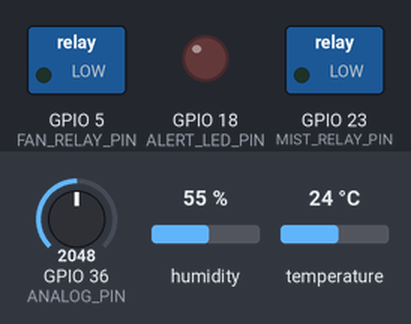
This program was run on a simulated ESP32. Shown: switched loads named in the program (green lamp = pin HIGH), output pins drawn as LEDs (lit = HIGH). The test bench sets the inputs (shaded band); at power-on: humidity 55 %, temperature 24 °C, GPIO 36 (ANALOG_PIN) = 2048 (analog values on the 0–4095 scale). What the program prints to the serial monitor is not drawn.

Above: at 4.8 s.
4.9 s: humidity set to 52 %
7.8 s: humidity set to 49 %
At 11.0 s:
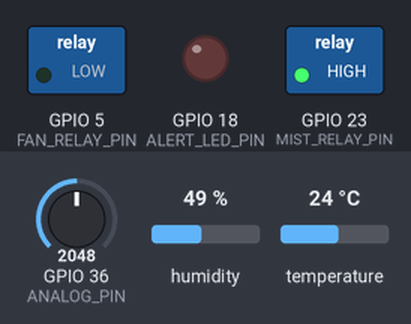
11.5 s: temperature set to 29.5 °C
15.2 s: temperature set to 30.7 °C
At 18.4 s:
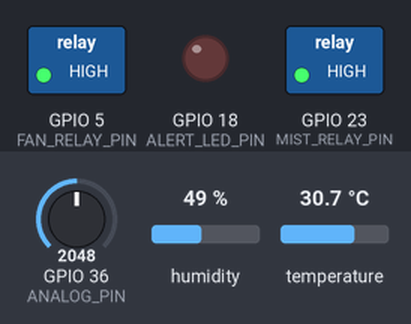
19.5 s: humidity set to 58 %
23.2 s: humidity set to 61 %
At 26.8 s:
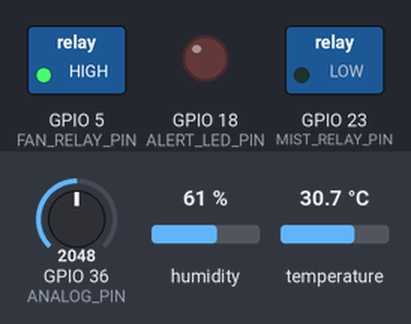
Timing chart, 0 to 28.3 s (numbered marks = the images above; inputs shaded):
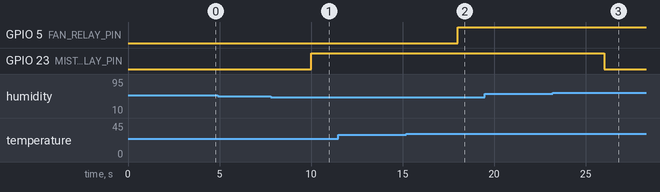

The program:

main.cpp
```cpp
/**
 * Lab 1: GPIO, ADC & Relays (Complete Fault-Tolerant & Fail-Safe Solution)
 *
 * Features:
 *  - Configurable DHT Sensor Selection (DHT11 / DHT22)
 *  - Non-blocking Sensor Read Timer using millis()
 *  - Reading DHT temperature and humidity with isnan() check
 *  - Reading Analog Voltage via ADC with floating-point calculation
 *  - Relay Macro abstraction (RELAY_ON / RELAY_OFF)
 *  - Hysteresis control for Fan (Turn ON >= 30.0 C, Turn OFF <= 29.5 C)
 *  - Humidity control for Mist Pump (Turn ON <= 50%, Turn OFF >= 60%)
 *  - Fail-Safe Action: Safe-state shutdown on sensor disconnection/error
 */

#include <Arduino.h>
#include <DHT.h>

// ================================================================
// ⚙️ 1. เลือกชนิดเซ็นเซอร์ DHT ที่ใช้งาน (DHT11 / DHT22 Selection)
// ================================================================
#define USE_DHT22    // [เลือกใช้ DHT22] สำหรับ Wokwi Simulation หรือโมดูลสีขาว AM2302
// #define USE_DHT11 // [เลือกใช้ DHT11] สำหรับชุดทดลองบอร์ดจริงที่มีโมดูลสีฟ้า

#if defined(USE_DHT22)
  #define DHTTYPE      DHT22
  #define SENSOR_NAME  "DHT22"
#elif defined(USE_DHT11)
  #define DHTTYPE      DHT11
  #define SENSOR_NAME  "DHT11"
#else
  #define DHTTYPE      DHT22
  #define SENSOR_NAME  "DHT22 (Default)"
#endif

// ================================================================
// 🔌 2. การกำหนดขาพินฮาร์ดแวร์ตามชนิดบอร์ด (Pin Definitions)
// ================================================================
#if defined(ESP8266)
#define BOARD_NAME      "ESP8266 (AX-WiFi / NodeMCU)"
#define DHTPIN          2            // D3 / GPIO 0 สำหรับ AX-WiFi
#define ANALOG_PIN      A0           // A0 (ตัวต้านทานปรับค่าได้ VR สำหรับ AX-WiFi)
#define FAN_RELAY_PIN   13           // D7 / GPIO 13 สำหรับ AX-WiFi
#define MIST_RELAY_PIN  16           // D0 / GPIO 16 สำหรับ AX-WiFi
#define ALERT_LED_PIN   2            // Onboard LED (GPIO 2 / D4)
#define ADC_RESOLUTION  1023.0f
#elif defined(ESP32)
#define BOARD_NAME      "ESP32 (IPST-WiFi / DevKit)"
#define DHTPIN          33           // พอร์ต 33 สำหรับ IPST-WiFi
#define ANALOG_PIN      36           // GPIO 36 / KNOB-S สำหรับ IPST-WiFi
#define FAN_RELAY_PIN   5            // พอร์ต 5 สำหรับ IPST-WiFi
#define MIST_RELAY_PIN  23           // พอร์ต 23 สำหรับ IPST-WiFi
#define ALERT_LED_PIN   18           // Onboard LED (GPIO 18)
#define ADC_RESOLUTION  4095.0f
#endif

// Macro ป้องกันความสับสนเรื่อง Active-HIGH vs Active-LOW
#define RELAY_ON        HIGH
#define RELAY_OFF       LOW

DHT dht(DHTPIN, DHTTYPE);

// ตัวแปรสถานะ
float temperature = 0.0f;
float humidity = 0.0f;
int rawAnalog = 0;
float analogPercent = 0.0f;

bool fanState = false;
bool mistState = false;
int sensorErrorCounter = 0;
const int MAX_SENSOR_ERRORS = 3;

unsigned long lastSampleTime = 0;
const unsigned long SAMPLE_INTERVAL = 2000; // อ่านค่าทุก 2 วินาที

void setSafeState(const char* reason) {
  fanState = false;
  mistState = false;
  digitalWrite(FAN_RELAY_PIN, RELAY_OFF);
  digitalWrite(MIST_RELAY_PIN, RELAY_OFF);
  digitalWrite(ALERT_LED_PIN, HIGH); // แจ้งเตือนผ่าน LED
  Serial.printf("[FAIL-SAFE ACTIVATED] %s -> โหลดทั้งหมดถูกสั่งปิดเพื่อความปลอดภัย!\n", reason);
}

void setup() {
  Serial.begin(115200);

  // 1. ตั้งค่าโหมดของขารีเลย์และไฟเตือน
  pinMode(FAN_RELAY_PIN, OUTPUT);
  pinMode(MIST_RELAY_PIN, OUTPUT);
  pinMode(ALERT_LED_PIN, OUTPUT);

  // กำหนดสถานะเริ่มต้นที่ปลอดภัย (Safe Initial State)
  digitalWrite(FAN_RELAY_PIN, RELAY_OFF);
  digitalWrite(MIST_RELAY_PIN, RELAY_OFF);
  digitalWrite(ALERT_LED_PIN, LOW);

  // 2. ตั้งค่าขา Analog ADC (ช่วงแรงดัน 0-3.3V)
  pinMode(ANALOG_PIN, INPUT);
  #if defined(ESP32)
  analogSetAttenuation(ADC_11db); // ตั้งค่าความไวสัญญาณ 0-3.3V (รองรับ ESP32 Core 3.x)
  analogReadResolution(12);       // ความละเอียด 12-bit (0-4095)
  #endif

  dht.begin();
  Serial.println("=================================================");
  Serial.println(" Lab 1: Fault-Tolerant IoT Node Initialized");
  Serial.printf(" Board : %s\n", BOARD_NAME);
  Serial.printf(" Sensor: %s (Pin GPIO %d)\n", SENSOR_NAME, DHTPIN);
  Serial.println("=================================================");
}

void loop() {
  unsigned long now = millis();

  // Non-blocking timer: อ่านค่าทุก 2 วินาที
  if (now - lastSampleTime >= SAMPLE_INTERVAL) {
    lastSampleTime = now;

    // อ่านค่าจากเซ็นเซอร์ DHT และ ADC
    temperature = dht.readTemperature();
    humidity = dht.readHumidity();
    rawAnalog = analogRead(ANALOG_PIN);

    // ตรวจสอบความถูกต้องในการอ่านเซ็นเซอร์ (Error Handling)
    if (isnan(temperature) || isnan(humidity)) {
      sensorErrorCounter++;
      Serial.printf("[WARN #%d] ไม่สามารถอ่านค่าจาก %s ได้! กรุณาตรวจสายสัญญาณ\n", sensorErrorCounter, SENSOR_NAME);

      if (sensorErrorCounter >= MAX_SENSOR_ERRORS) {
        setSafeState("Sensor Read Failure (NaN detected >= 3 times)");
      }
      return; // ข้ามการประมวลผลรอบนี้
    }

    // เมื่ออ่านค่าเซ็นเซอร์ได้ปกติ ให้รีเซ็ตข้อผิดพลาด
    sensorErrorCounter = 0;
    digitalWrite(ALERT_LED_PIN, LOW);

    // 3. แปลงค่าดิบ ADC เป็นเปอร์เซ็นต์ด้วย Floating-point division ป้องกัน integer division bug
    analogPercent = ((float)rawAnalog / ADC_RESOLUTION) * 100.0f;

    // 4. ระบบควบคุมพัดลมด้วย Hysteresis (ป้องกัน Relay Chatter)
    // เปิดเมื่อ Temp >= 30.0 C, ปิดเมื่อ Temp <= 29.5 C
    if (temperature >= 30.0f && !fanState) {
      fanState = true;
      digitalWrite(FAN_RELAY_PIN, RELAY_ON);
      Serial.println(">> [CONTROL] อุณหภูมิสูง (>= 30.0 C) -> เปิดพัดลมระบายความร้อน");
    } else if (temperature <= 29.5f && fanState) {
      fanState = false;
      digitalWrite(FAN_RELAY_PIN, RELAY_OFF);
      Serial.println(">> [CONTROL] อุณหภูมิลดสู่เกณฑ์ปลอดภัย (<= 29.5 C) -> ปิดพัดลม");
    }

    // 5. ระบบควบคุมปั๊มพ่นหมอกตามความชื้น (Humidity Hysteresis)
    // เปิดเมื่อ Humidity <= 50.0%, ปิดเมื่อ Humidity >= 60.0%
    if (humidity <= 50.0f && !mistState) {
      mistState = true;
      digitalWrite(MIST_RELAY_PIN, RELAY_ON);
      Serial.println(">> [CONTROL] ความชื้นต่ำ (<= 50.0%) -> เปิดปั๊มพ่นหมอก");
    } else if (humidity >= 60.0f && mistState) {
      mistState = false;
      digitalWrite(MIST_RELAY_PIN, RELAY_OFF);
      Serial.println(">> [CONTROL] ความชื้นเหมาะสม (>= 60.0%) -> ปิดปั๊มพ่นหมอก");
    }

    // พิมพ์รายงานสถานะ
    Serial.printf("[STATUS] %s: Temp=%.1f C | Hum=%.1f%% | ADC=%.1f%% (Raw: %d) | Fan=%s | Mist=%s\n",
                  SENSOR_NAME, temperature, humidity, analogPercent, rawAnalog,
                  fanState ? "ON" : "OFF", mistState ? "ON" : "OFF");
    Serial.println("");
  }
}
```

Measured:
- the behaviour switches between 51 and 50 % on humidity (found by bisection; images 0 and 1)
- the behaviour switches between 29.9 and 30 °C on temperature (found by bisection; images 1 and 2)
- the behaviour switches between 59 and 60 % on humidity (found by bisection; images 2 and 3)
- after the input at 4.9 s, every drawn part: stays the same
- after the input at 7.8 s, GPIO 23 (MIST_RELAY_PIN): LOW → HIGH after 2.2 s
- after the input at 11.5 s, every drawn part: stays the same
- after the input at 15.2 s, GPIO 5 (FAN_RELAY_PIN): LOW → HIGH after 2.8 s
- after the input at 19.5 s, every drawn part: stays the same
- after the input at 23.2 s, GPIO 23 (MIST_RELAY_PIN): HIGH → LOW after 2.8 s
